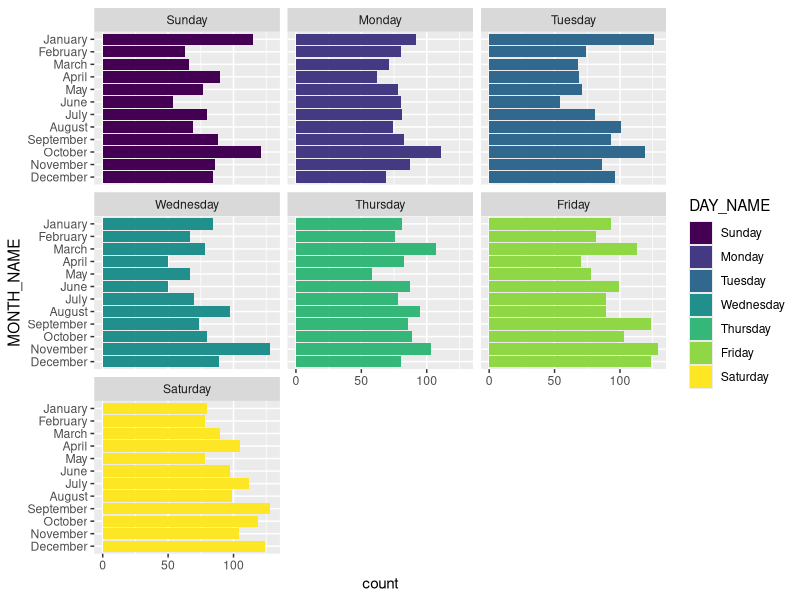
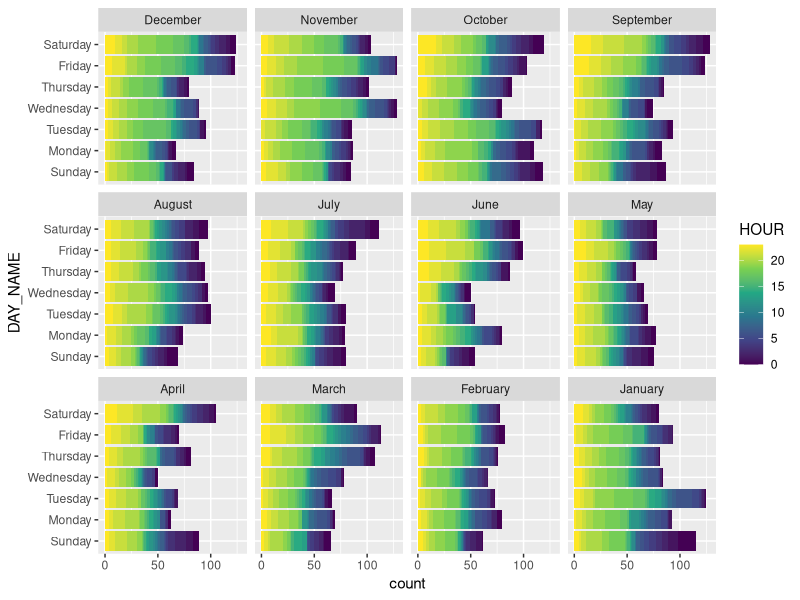
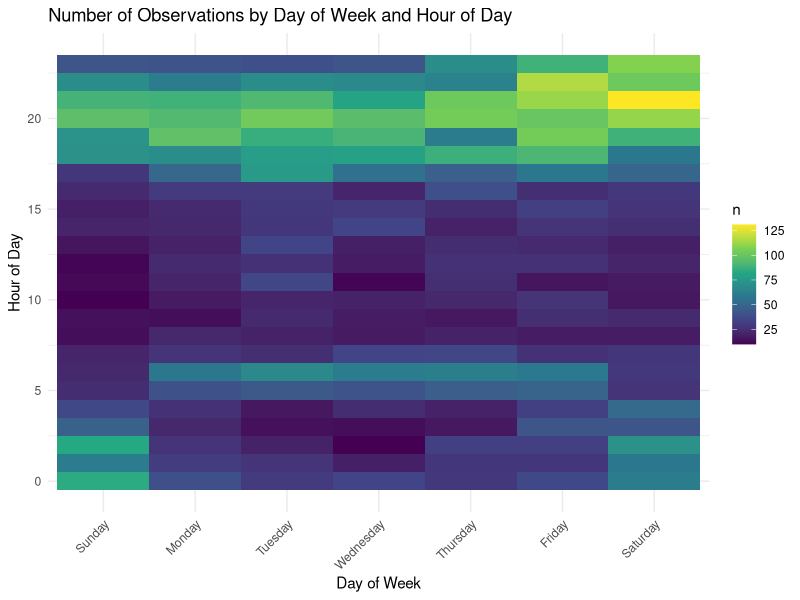
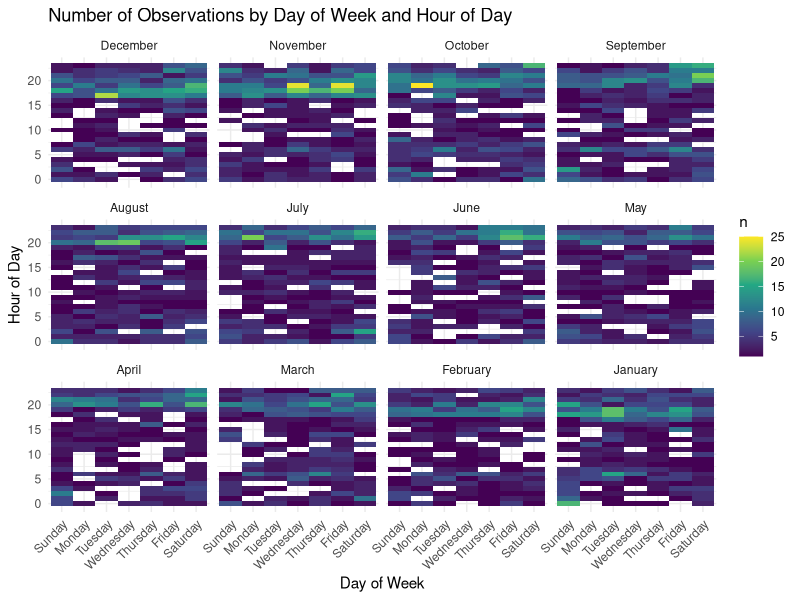
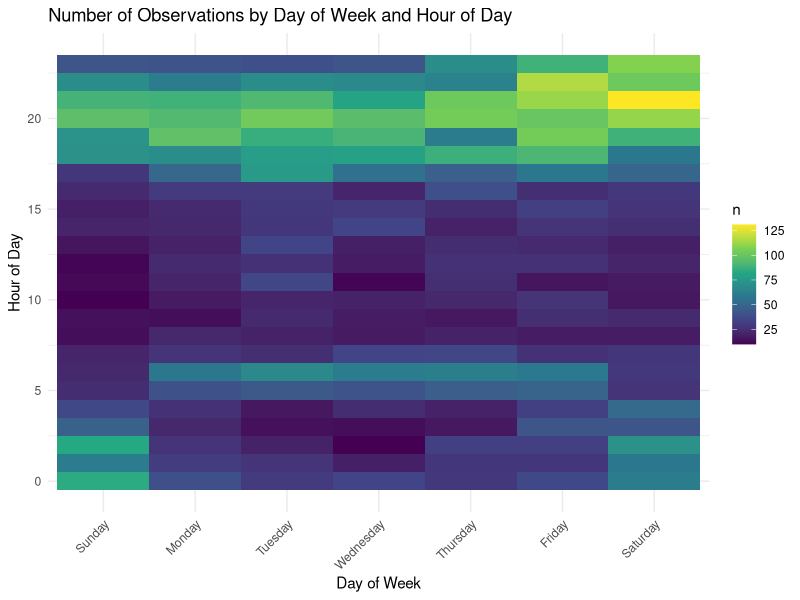
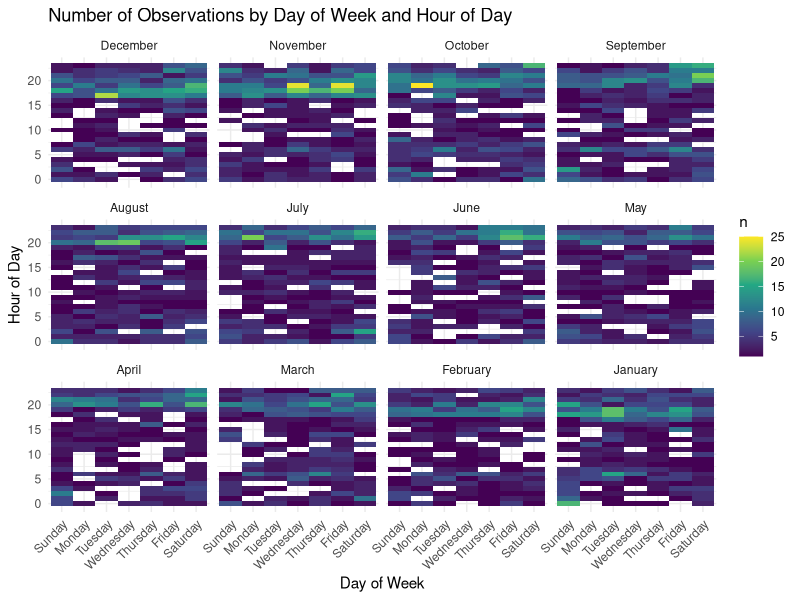

Write the R code that produced these figures, in order.
library(tidyverse)
library(lubridate)
df <- read_csv("bikeaccidents.csv")
names(df)
# [1] "STATE.x"    "ST_CASE"    "VEH_NO"     "PER_NO"     "PBPTYPE"    "PBAGE"     
# [7] "PBSEX"      "PBCWALK"    "PBSWALK"    "PBSZONE"    "PEDCTYPE"   "BIKECTYPE" 
# [13] "PEDLOC"     "BIKELOC"    "PEDPOS"     "BIKEPOS"    "PEDDIR"     "BIKEDIR"   
# [19] "MOTDIR"     "MOTMAN"     "PEDLEG"     "PEDSNR"     "PEDCGP"     "BIKECGP"   
# [25] "STATE.y"    "VE_TOTAL"   "VE_FORMS"   "PVH_INVL"   "PEDS"       "PERNOTMVIT"
# [31] "PERMVIT"    "PERSONS"    "COUNTY"     "CITY"       "DAY"        "MONTH"     
# [37] "YEAR"       "DAY_WEEK"   "HOUR"       "MINUTE"     "NHS"        "RUR_URB"   
# [43] "FUNC_SYS"   "RD_OWNER"   "ROUTE"      "TWAY_ID"    "TWAY_ID2"   "MILEPT"    
# [49] "LATITUDE"   "LONGITUD"   "SP_JUR"     "HARM_EV"    "MAN_COLL"   "RELJCT1"   
# [55] "RELJCT2"    "TYP_INT"    "WRK_ZONE"   "REL_ROAD"   "LGT_COND"   "WEATHER1"  
# [61] "WEATHER2"   "WEATHER"    "SCH_BUS"    "RAIL"       "NOT_HOUR"   "NOT_MIN"   
# [67] "ARR_HOUR"   "ARR_MIN"    "HOSP_HR"    "HOSP_MN"    "CF1"        "CF2"       
# [73] "CF3"        "FATALS"     "DRUNK_DR"


# Set up additional columns -----------------------------------------------
df$MONTH_NAME <- factor(month.name[df$MONTH], levels = rev(month.name))
df$DAY_NAME <- wday(paste0(df$YEAR,"-",df$MONTH,"-",df$DAY),label = T,abbr = F)

# This didn't really yield much
ggplot(df, 
       aes(x = MONTH_NAME, 
           fill = DAY_NAME, 
           group = DAY_NAME)) + 
  geom_bar() + coord_flip() + facet_wrap(~DAY_NAME)

# Drop Hour 99 data
# This didn't really yield much
ggplot(df %>% filter(HOUR < 24), 
       aes(x = DAY_NAME, 
           fill = HOUR, 
           group = HOUR)) + 
  geom_bar() + coord_flip() + 
  facet_wrap(~MONTH_NAME) + 
  scale_fill_viridis_c()

# Hour + Day Name ---------------------------------------------------------

ggplot(df %>% 
         filter(HOUR < 24) %>%
         group_by(DAY_NAME, 
                  HOUR) %>%
         summarise(n = n()), 
       aes(x = DAY_NAME, 
           y = HOUR, 
           fill = n)) + 
  geom_tile() + 
  theme_minimal() +
  theme(axis.text.x = element_text(angle = 45, hjust = 1)) +
  xlab("Day of Week") +
  ylab("Hour of Day") +
  ggtitle("Number of Observations by Day of Week and Hour of Day") +
  scale_fill_viridis_c(na.value = "black")
ggsave("day_hour.png", width = 8, units = "in")

# Seperate by Month -------------------------------------------------------


ggplot(df %>% 
         filter(HOUR < 24) %>%
         group_by(DAY_NAME, 
                  HOUR, 
                  MONTH_NAME) %>%
         summarise(n = n()), 
       aes(x = DAY_NAME, 
           y = HOUR, 
           fill = n)) + 
  geom_tile() + 
  facet_wrap(~MONTH_NAME) + 
  theme_minimal() +
  theme(axis.text.x = element_text(angle = 45, hjust = 1)) +
  xlab("Day of Week") +
  ylab("Hour of Day") +
  ggtitle("Number of Observations by Day of Week and Hour of Day") +
  scale_fill_viridis_c(na.value = "black")
ggsave("day_hour_month.png", width = 8, units = "in")
